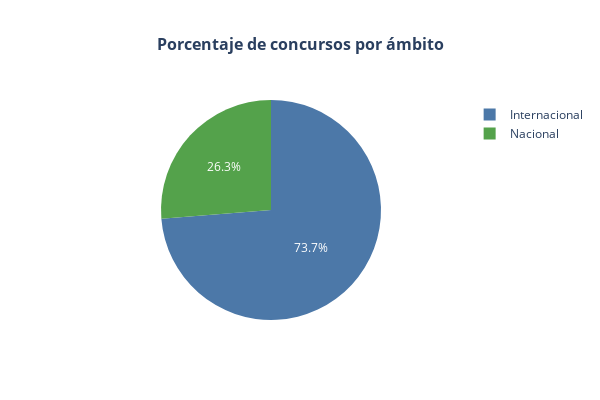

The notebook cell saved with this chart:
### Code cell
df = pd.DataFrame(n_concursos_ambito)
# Convert percentage strings to integers
df[1] = df[1].str.replace('%', '').str.strip().astype(int)
colores = ['#4c78a8', '#54a24b']
fig = px.pie(df, values=1, names=0, title='Porcentaje de concursos por ámbito', color_discrete_sequence=colores)
fig.update_traces(textinfo='percent', textfont_color='white')
fig.update_layout(width=600, height=400, title_x=0.5, title_font=dict(size = 16, weight='bold'))
fig.write_image("concursos_por_ambito.png")
fig.show()

### Figure 1 — Plotly figure (JSON) as saved in the notebook; plotly's stock layout.template omitted (floating-point values rounded to 4 significant figures)
{"data": [{"domain": {"x": [0, 1], "y": [0, 1]}, "hovertemplate": "0=%{label}<br>1=%{value}<extra></extra>", "labels": ["Internacional", "Nacional"], "legendgroup": "", "name": "", "showlegend": true, "textfont": {"color": "white"}, "textinfo": "percent", "type": "pie", "values": [73, 26]}], "layout": {"height": 400, "legend": {"tracegroupgap": 0}, "piecolorway": ["#4c78a8", "#54a24b"], "title": {"font": {"size": 16, "weight": "bold"}, "text": "Porcentaje de concursos por ámbito", "x": 0.5}, "width": 600}}
